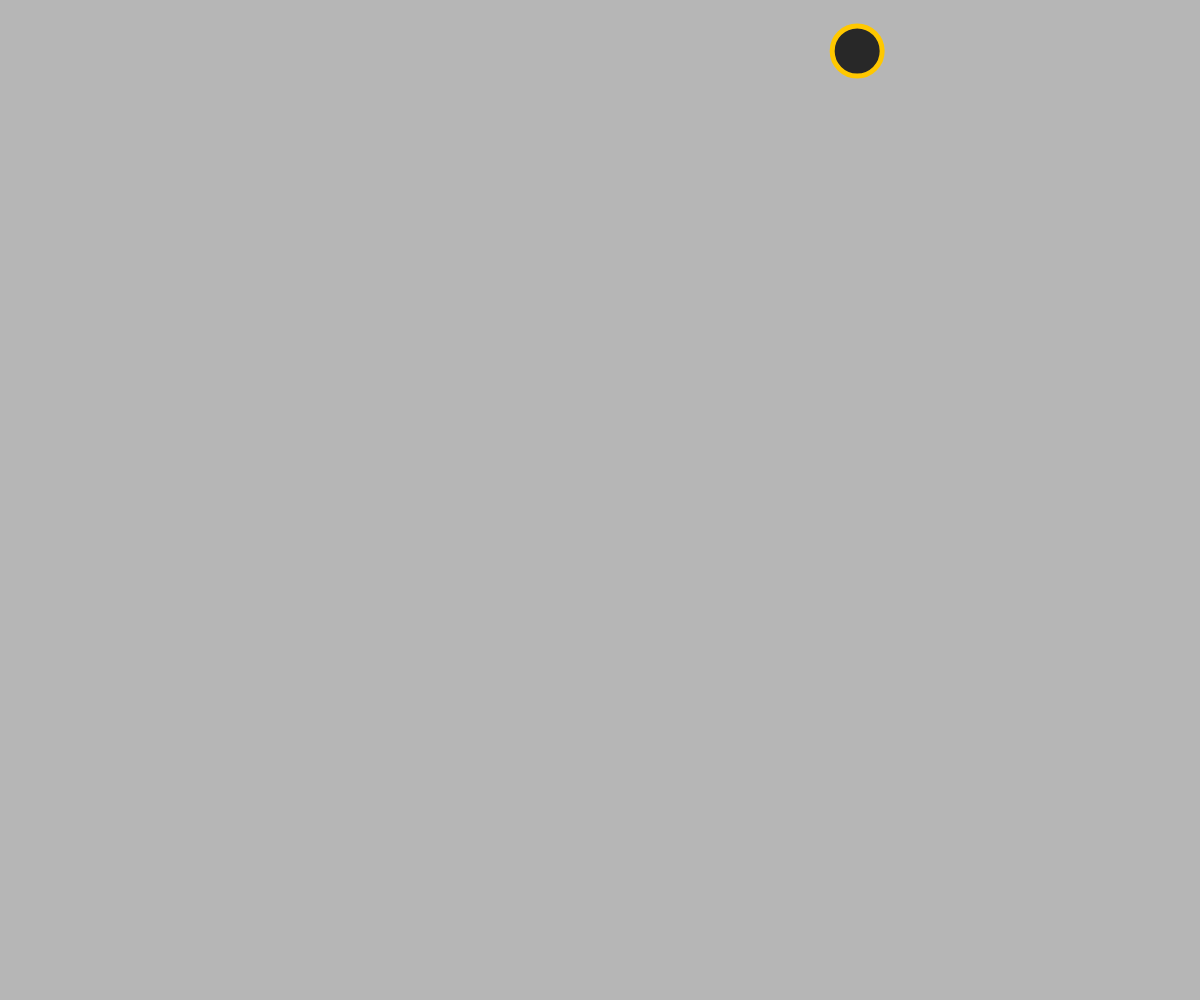
Frame 1 (no input)
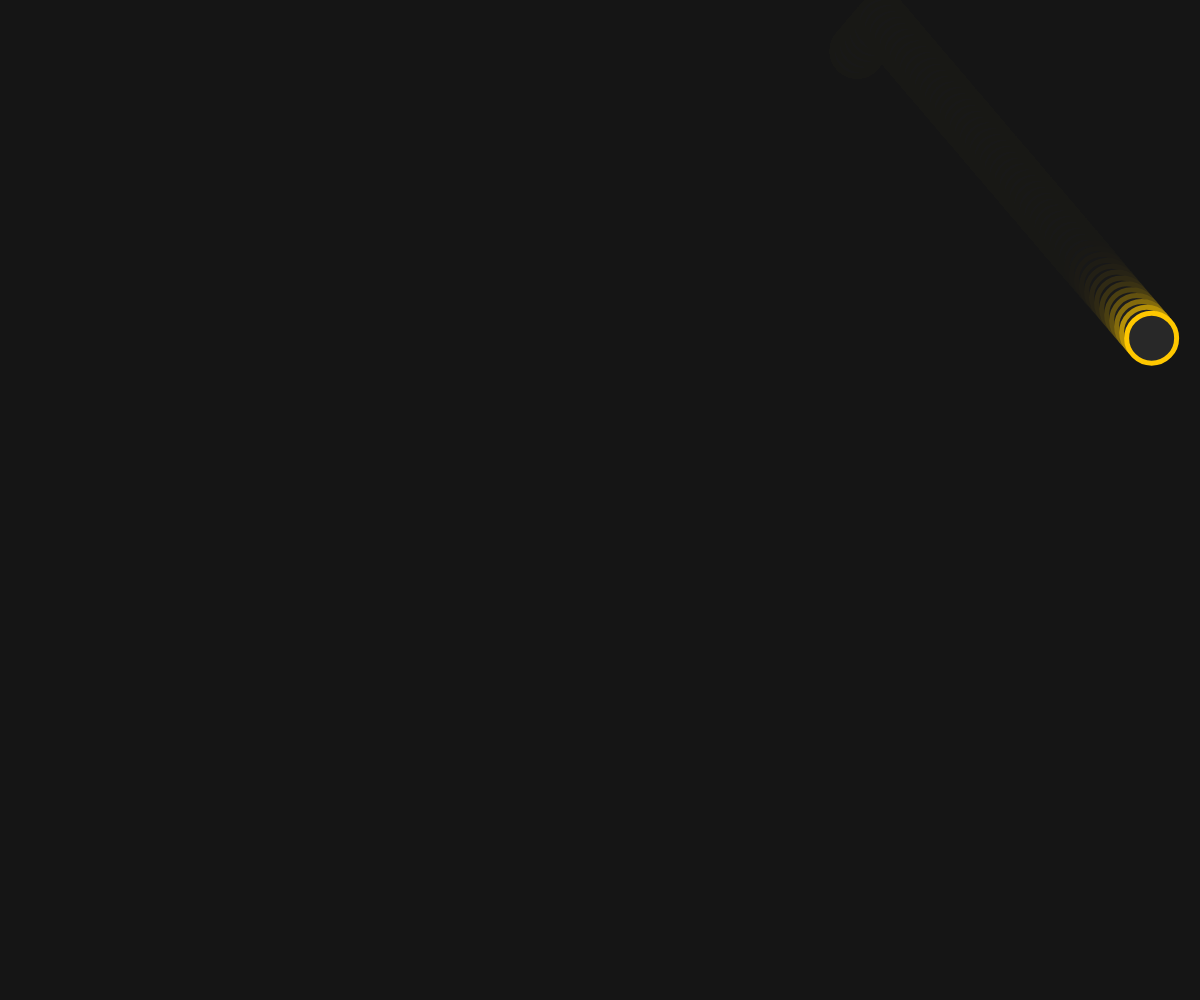
Frame 60 (no input)
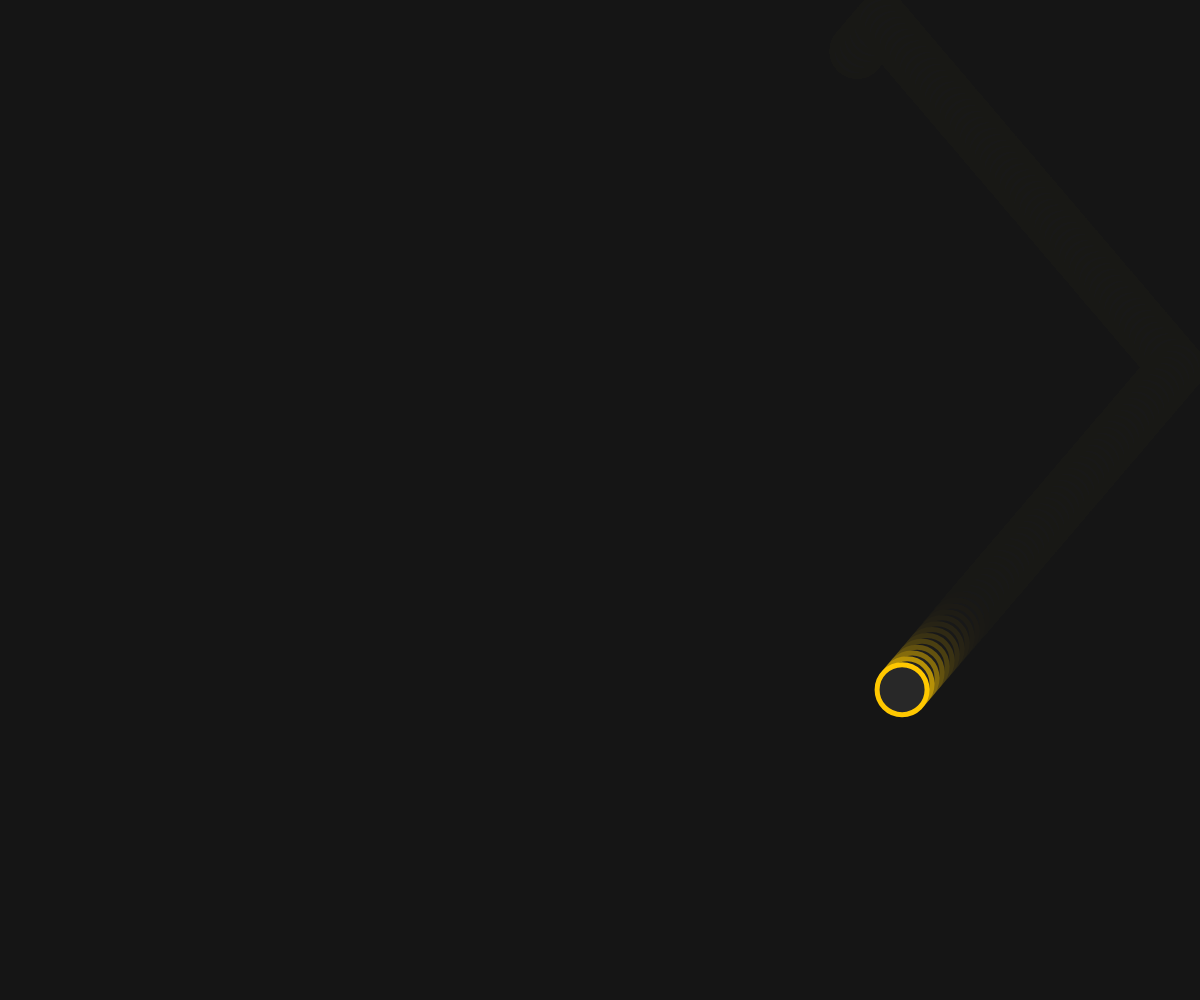
Frame 120 (the mouse pressed at the canvas centre since frame 60)

The p5.js sketch that drew these frames (run headless with seeded random() and noise() and a simulated clock; from frame 60 on, the mouse is pressed at the canvas centre):

// p5.js sketch
// ── sketch.js
let x
let ySpeed
let xSpeed
let diameter = 50
let y = diameter+1
function setup() {
  createCanvas(windowWidth, windowHeight)
  x = random(width)
  ySpeed = random(-10, 10)
  xSpeed = random(-10, 10)
  rectMode(CENTER)
  strokeWeight(5)
}

function draw() {
  background(25, 80)
  stroke(300,200,0)
  fill(40)
  ellipse(x, y, diameter, diameter)
  
  if(y >= height - diameter/2){
    ySpeed = -ySpeed
  }
  if(y <= diameter/2){
    ySpeed = -ySpeed
  }
  if(x >= width - diameter/2){
    xSpeed = -xSpeed
  }
  if(x <= diameter/2){
    xSpeed = -xSpeed
  }

  y+=ySpeed
  x+=xSpeed

  print(y)
}
